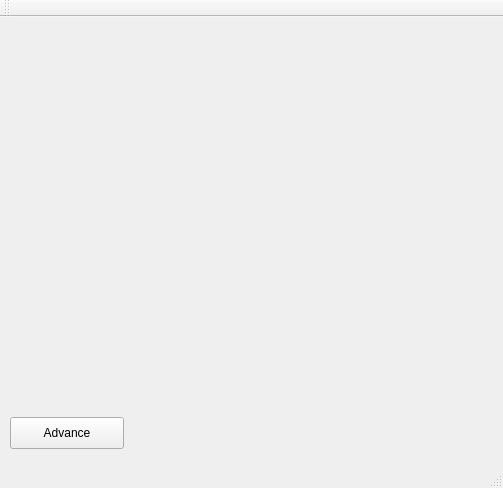
<?xml version="1.0" encoding="UTF-8"?>
<ui version="4.0">
 <class>MainWindow</class>
 <widget class="QMainWindow" name="MainWindow">
  <property name="geometry">
   <rect>
    <x>0</x>
    <y>0</y>
    <width>503</width>
    <height>488</height>
   </rect>
  </property>
  <property name="windowTitle">
   <string>MainWindow</string>
  </property>
  <widget class="QWidget" name="centralWidget">
   <widget class="QPushButton" name="advanceButton">
    <property name="geometry">
     <rect>
      <x>10</x>
      <y>400</y>
      <width>114</width>
      <height>32</height>
     </rect>
    </property>
    <property name="text">
     <string>Advance</string>
    </property>
   </widget>
   <widget class="QWidget" name="layoutWidget">
    <property name="geometry">
     <rect>
      <x>50</x>
      <y>30</y>
      <width>381</width>
      <height>351</height>
     </rect>
    </property>
    <layout class="QGridLayout" name="gridLayout">
     <item row="0" column="0">
      <widget class="QLabel" name="label_0_0"/>
     </item>
     <item row="0" column="1">
      <widget class="QLabel" name="label_0_1"/>
     </item>
     <item row="0" column="2">
      <widget class="QLabel" name="label_0_2"/>
     </item>
     <item row="0" column="3">
      <widget class="QLabel" name="label_0_3"/>
     </item>
     <item row="0" column="4">
      <widget class="QLabel" name="label_0_4"/>
     </item>
     <item row="0" column="5">
      <widget class="QLabel" name="label_0_5"/>
     </item>
     <item row="0" column="6">
      <widget class="QLabel" name="label_0_6"/>
     </item>
     <item row="0" column="7">
      <widget class="QLabel" name="label_0_7"/>
     </item>
     <item row="0" column="8">
      <widget class="QLabel" name="label_0_8"/>
     </item>
     <item row="0" column="9">
      <widget class="QLabel" name="label_0_9"/>
     </item>
     <item row="1" column="0">
      <widget class="QLabel" name="label_1_0"/>
     </item>
     <item row="1" column="1">
      <widget class="QLabel" name="label_1_1"/>
     </item>
     <item row="1" column="2">
      <widget class="QLabel" name="label_1_2"/>
     </item>
     <item row="1" column="3">
      <widget class="QLabel" name="label_1_3"/>
     </item>
     <item row="1" column="4">
      <widget class="QLabel" name="label_1_4"/>
     </item>
     <item row="1" column="5">
      <widget class="QLabel" name="label_1_5"/>
     </item>
     <item row="1" column="6">
      <widget class="QLabel" name="label_1_6"/>
     </item>
     <item row="1" column="7">
      <widget class="QLabel" name="label_1_7"/>
     </item>
     <item row="1" column="8">
      <widget class="QLabel" name="label_1_8"/>
     </item>
     <item row="1" column="9">
      <widget class="QLabel" name="label_1_9"/>
     </item>
     <item row="2" column="0">
      <widget class="QLabel" name="label_2_0"/>
     </item>
     <item row="2" column="1">
      <widget class="QLabel" name="label_2_1"/>
     </item>
     <item row="2" column="2">
      <widget class="QLabel" name="label_2_2"/>
     </item>
     <item row="2" column="3">
      <widget class="QLabel" name="label_2_3"/>
     </item>
     <item row="2" column="4">
      <widget class="QLabel" name="label_2_4"/>
     </item>
     <item row="2" column="5">
      <widget class="QLabel" name="label_2_5"/>
     </item>
     <item row="2" column="6">
      <widget class="QLabel" name="label_2_6"/>
     </item>
     <item row="2" column="7">
      <widget class="QLabel" name="label_2_7"/>
     </item>
     <item row="2" column="8">
      <widget class="QLabel" name="label_2_8"/>
     </item>
     <item row="2" column="9">
      <widget class="QLabel" name="label_2_9"/>
     </item>
     <item row="3" column="0">
      <widget class="QLabel" name="label_3_0"/>
     </item>
     <item row="3" column="1">
      <widget class="QLabel" name="label_3_1"/>
     </item>
     <item row="3" column="2">
      <widget class="QLabel" name="label_3_2"/>
     </item>
     <item row="3" column="3">
      <widget class="QLabel" name="label_3_3"/>
     </item>
     <item row="3" column="4">
      <widget class="QLabel" name="label_3_4"/>
     </item>
     <item row="3" column="5">
      <widget class="QLabel" name="label_3_5"/>
     </item>
     <item row="3" column="6">
      <widget class="QLabel" name="label_3_6"/>
     </item>
     <item row="3" column="7">
      <widget class="QLabel" name="label_3_7"/>
     </item>
     <item row="3" column="8">
      <widget class="QLabel" name="label_3_8"/>
     </item>
     <item row="3" column="9">
      <widget class="QLabel" name="label_3_9"/>
     </item>
     <item row="4" column="0">
      <widget class="QLabel" name="label_4_0"/>
     </item>
     <item row="4" column="1">
      <widget class="QLabel" name="label_4_1"/>
     </item>
     <item row="4" column="2">
      <widget class="QLabel" name="label_4_2"/>
     </item>
     <item row="4" column="3">
      <widget class="QLabel" name="label_4_3"/>
     </item>
     <item row="4" column="4">
      <widget class="QLabel" name="label_4_4"/>
     </item>
     <item row="4" column="5">
      <widget class="QLabel" name="label_4_5"/>
     </item>
     <item row="4" column="6">
      <widget class="QLabel" name="label_4_6"/>
     </item>
     <item row="4" column="7">
      <widget class="QLabel" name="label_4_7"/>
     </item>
     <item row="4" column="8">
      <widget class="QLabel" name="label_4_8"/>
     </item>
     <item row="4" column="9">
      <widget class="QLabel" name="label_4_9"/>
     </item>
     <item row="5" column="0">
      <widget class="QLabel" name="label_5_0"/>
     </item>
     <item row="5" column="1">
      <widget class="QLabel" name="label_5_1"/>
     </item>
     <item row="5" column="2">
      <widget class="QLabel" name="label_5_2"/>
     </item>
     <item row="5" column="3">
      <widget class="QLabel" name="label_5_3"/>
     </item>
     <item row="5" column="4">
      <widget class="QLabel" name="label_5_4"/>
     </item>
     <item row="5" column="5">
      <widget class="QLabel" name="label_5_5"/>
     </item>
     <item row="5" column="6">
      <widget class="QLabel" name="label_5_6"/>
     </item>
     <item row="5" column="7">
      <widget class="QLabel" name="label_5_7"/>
     </item>
     <item row="5" column="8">
      <widget class="QLabel" name="label_5_8"/>
     </item>
     <item row="5" column="9">
      <widget class="QLabel" name="label_5_9"/>
     </item>
     <item row="6" column="0">
      <widget class="QLabel" name="label_6_0"/>
     </item>
     <item row="6" column="1">
      <widget class="QLabel" name="label_6_1"/>
     </item>
     <item row="6" column="2">
      <widget class="QLabel" name="label_6_2"/>
     </item>
     <item row="6" column="3">
      <widget class="QLabel" name="label_6_3"/>
     </item>
     <item row="6" column="4">
      <widget class="QLabel" name="label_6_4"/>
     </item>
     <item row="6" column="5">
      <widget class="QLabel" name="label_6_5"/>
     </item>
     <item row="6" column="6">
      <widget class="QLabel" name="label_6_6"/>
     </item>
     <item row="6" column="7">
      <widget class="QLabel" name="label_6_7"/>
     </item>
     <item row="6" column="8">
      <widget class="QLabel" name="label_6_8"/>
     </item>
     <item row="6" column="9">
      <widget class="QLabel" name="label_6_9"/>
     </item>
     <item row="7" column="0">
      <widget class="QLabel" name="label_7_0"/>
     </item>
     <item row="7" column="1">
      <widget class="QLabel" name="label_7_1"/>
     </item>
     <item row="7" column="2">
      <widget class="QLabel" name="label_7_2"/>
     </item>
     <item row="7" column="3">
      <widget class="QLabel" name="label_7_3"/>
     </item>
     <item row="7" column="4">
      <widget class="QLabel" name="label_7_4"/>
     </item>
     <item row="7" column="5">
      <widget class="QLabel" name="label_7_5"/>
     </item>
     <item row="7" column="6">
      <widget class="QLabel" name="label_7_6"/>
     </item>
     <item row="7" column="7">
      <widget class="QLabel" name="label_7_7"/>
     </item>
     <item row="7" column="8">
      <widget class="QLabel" name="label_7_8"/>
     </item>
     <item row="7" column="9">
      <widget class="QLabel" name="label_7_9"/>
     </item>
     <item row="8" column="0">
      <widget class="QLabel" name="label_8_0"/>
     </item>
     <item row="8" column="1">
      <widget class="QLabel" name="label_8_1"/>
     </item>
     <item row="8" column="2">
      <widget class="QLabel" name="label_8_2"/>
     </item>
     <item row="8" column="3">
      <widget class="QLabel" name="label_8_3"/>
     </item>
     <item row="8" column="4">
      <widget class="QLabel" name="label_8_4"/>
     </item>
     <item row="8" column="5">
      <widget class="QLabel" name="label_8_5"/>
     </item>
     <item row="8" column="6">
      <widget class="QLabel" name="label_8_6"/>
     </item>
     <item row="8" column="7">
      <widget class="QLabel" name="label_8_7"/>
     </item>
     <item row="8" column="8">
      <widget class="QLabel" name="label_8_8"/>
     </item>
     <item row="8" column="9">
      <widget class="QLabel" name="label_8_9"/>
     </item>
     <item row="9" column="0">
      <widget class="QLabel" name="label_9_0"/>
     </item>
     <item row="9" column="1">
      <widget class="QLabel" name="label_9_1"/>
     </item>
     <item row="9" column="2">
      <widget class="QLabel" name="label_9_2"/>
     </item>
     <item row="9" column="3">
      <widget class="QLabel" name="label_9_3"/>
     </item>
     <item row="9" column="4">
      <widget class="QLabel" name="label_9_4"/>
     </item>
     <item row="9" column="5">
      <widget class="QLabel" name="label_9_5"/>
     </item>
     <item row="9" column="6">
      <widget class="QLabel" name="label_9_6"/>
     </item>
     <item row="9" column="7">
      <widget class="QLabel" name="label_9_7"/>
     </item>
     <item row="9" column="8">
      <widget class="QLabel" name="label_9_8"/>
     </item>
     <item row="9" column="9">
      <widget class="QLabel" name="label_9_9"/>
     </item>
    </layout>
   </widget>
  </widget>
  <widget class="QMenuBar" name="menuBar">
   <property name="geometry">
    <rect>
     <x>0</x>
     <y>0</y>
     <width>503</width>
     <height>22</height>
    </rect>
   </property>
  </widget>
  <widget class="QToolBar" name="mainToolBar">
   <attribute name="toolBarArea">
    <enum>TopToolBarArea</enum>
   </attribute>
   <attribute name="toolBarBreak">
    <bool>false</bool>
   </attribute>
  </widget>
  <widget class="QStatusBar" name="statusBar"/>
 </widget>
 <layoutdefault spacing="6" margin="11"/>
 <resources/>
 <connections/>
</ui>
